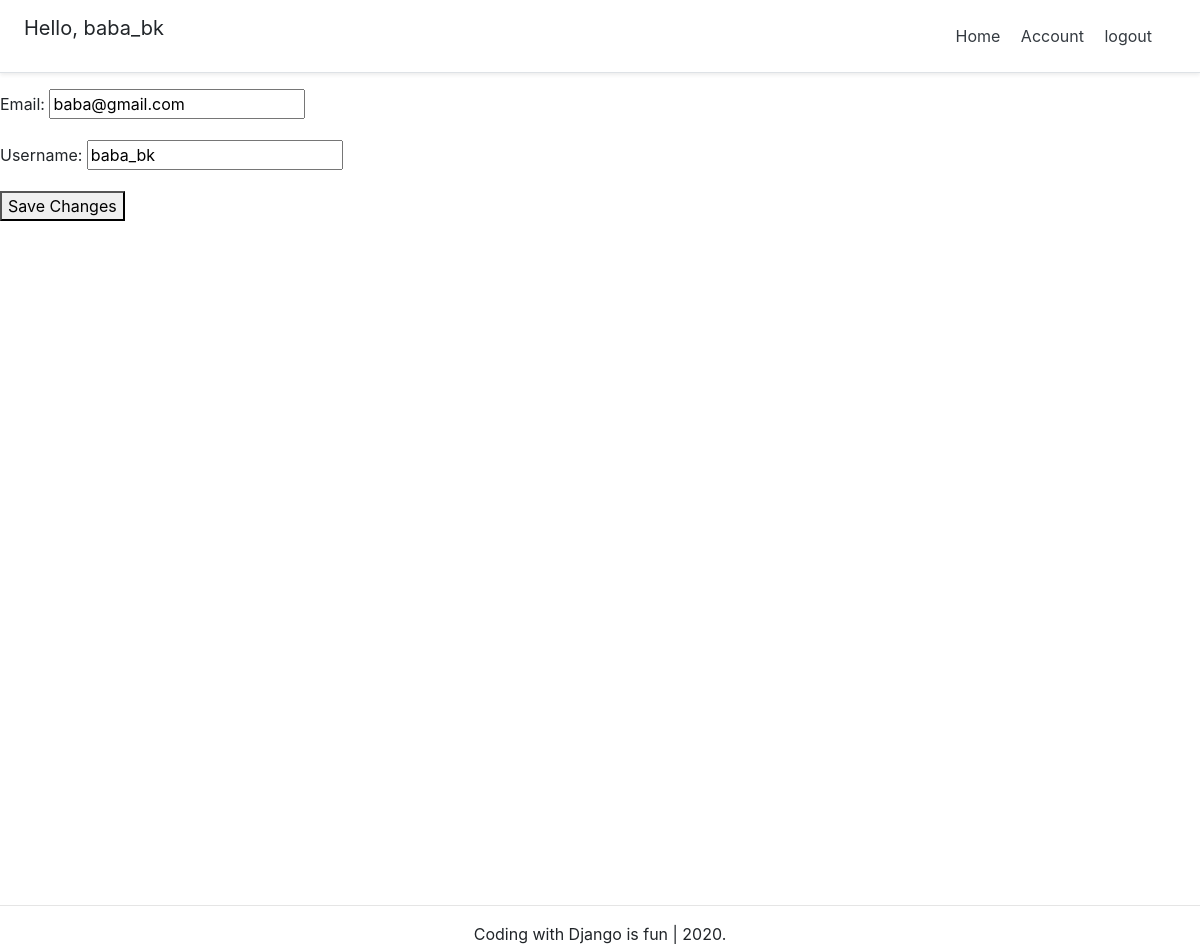
/account/ (signed in), run on the app's committed database.
### account/models.py (models this page shows, shortened)
class Account(AbstractBaseUser):
    email               = models.EmailField(verbose_name="email", max_length=60, unique=True)
    username            = models.CharField(max_length=30, unique=True)
    date_joined         = models.DateTimeField(verbose_name="date joined",auto_now_add=True)
    last_login          = models.DateTimeField(verbose_name="last login", auto_now=True)
    is_admin            = models.BooleanField(default=False)
    is_active           = models.BooleanField(default=True)
    is_staff            = models.BooleanField(default=False)
    is_superuser        = models.BooleanField(default=False)
    USERNAME_FIELD = 'email'
    REQUIRED_FIELDS = ['username',]
    objects = MyAccountManager()

### account/views.py (the view)
# urls.py: path('account/', account_view, name='account'),
def account_view(request):
    if not request.user.is_authenticated:
        return redirect("home")
    if request.method != 'POST':
        form = AccountUpdateForm(
            initial={
                "email": request.user.email,
                "username": request.user.username,
            }
        )
    else:
        form = AccountUpdateForm(request.POST, instance=request.user)
        if form.is_valid():
            form.save()
            return redirect("home")
    context = {'form': form }
    return render(request, 'account/account.html', context)

### account/forms.py (shortened to what this page needs)
class AccountUpdateForm(forms.ModelForm):
    class Meta:
        model = Account
        fields = ('email', 'username')

### account/templates/account/account.html (shortened to what this page needs)
{% extends "base.html"%}
{% block content %}
<form  method='post'>
{% for field in form %}
    <p>
        {{ field.label_tag }}
        {{ field }}
    </p>
{% endfor %}
<button type="submit" >Save Changes</button>
</form>
{%  endblock content %}

### templates/snippets/header.html (shortened to what this page needs)
<link rel="stylesheet" href="https://stackpath.bootstrapcdn.com/bootstrap/4.5.2/css/bootstrap.min.css">
    <div class="d-flex flex-column flex-md-row align-items-center p-3 px-md-4 mb-3 bg-white border-bottom shadow-sm">
        <h5 class="my-0 mr-md-auto font-weight-normal">
            {%  if request.user.is_authenticated %}
            <p>Hello, {{ request.user.username }}</p>
            {% endif %}
        </h5>
        <nav class="my-2 my-md-0 mr-md-3">
            {%  if request.user.is_authenticated %}
                <a class="p-2 text-dark" href="{% url 'home' %}">Home</a>
                <a class="p-2 text-dark" href="{% url 'account' %}">Account</a>
                <a class="p-2 text-dark" href="{% url 'logout' %}">logout</a>
            {% else %}
                <a class="p-2 text-dark" href="{% url 'home' %}">Home</a>
                <a class="p-2 text-dark" href="{% url 'login' %}">login</a>
                <a  class="btn btn-outline-primary" href="{% url 'register' %}">Register</a>
            {% endif %}
        </nav>
    </div>

### templates/snippets/header.html (style rules this page uses)
@media (min-width: 768px) { html { font-size: 16px; } }

### data on the page
Account: user.username "baba_bk", form "baba@gmail.com" "baba_bk"

### other printed values
{{ field.label_tag }} "Email:" "Username:"
